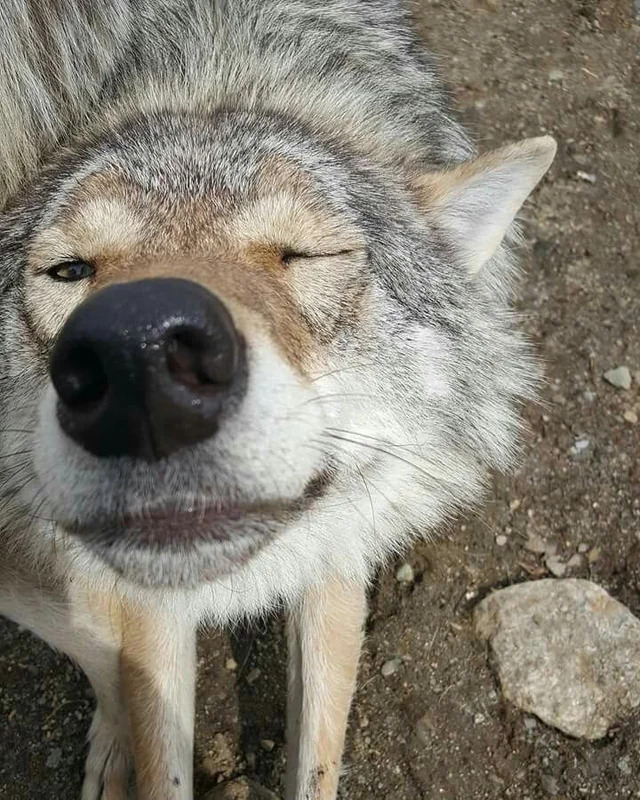
#> input picture Labwork/image_for_labwork/wolf.jpg, 640 x 800 px, found by its file name
$ jupyter execute --allow-errors lab8.ipynb
#> lines starting #> are read from the running program, lines starting #| are printed output that depends on the picture
#Labwork 8

[cell 1]
import numpy as np
from numba import cuda, jit, prange
import cv2
from time import time
import matplotlib.pyplot as plt

[cell 2]
# Load image
img = plt.imread('/content/wolf.jpg')
#> img is the input picture: shape (800, 640, 3); mean R, G, B 130.1, 125, 113.2
img2 = plt.imread('/content/wolf2.jpg')
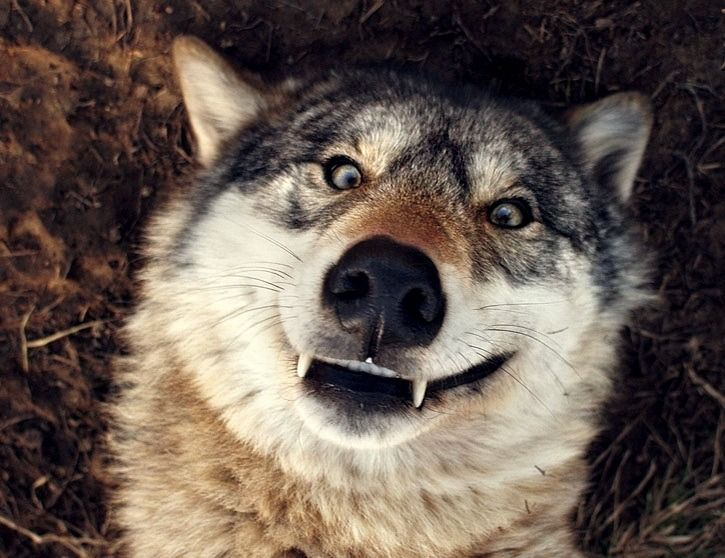
#> input picture Labwork/image_for_labwork/wolf2.jpg, 725 x 558 px, found by its file name
#> img2 is the input picture: shape (558, 725, 3); mean R, G, B 102.4, 89.1, 80.5

[cell 3]
# Display the original image
plt.figure(figsize=(10, 5))

plt.subplot(1, 2, 1)
plt.imshow(img)
plt.title('img')
plt.axis('off')

plt.subplot(1, 2, 2)
plt.imshow(img2)
plt.title('img2')
plt.axis('off')

plt.show()
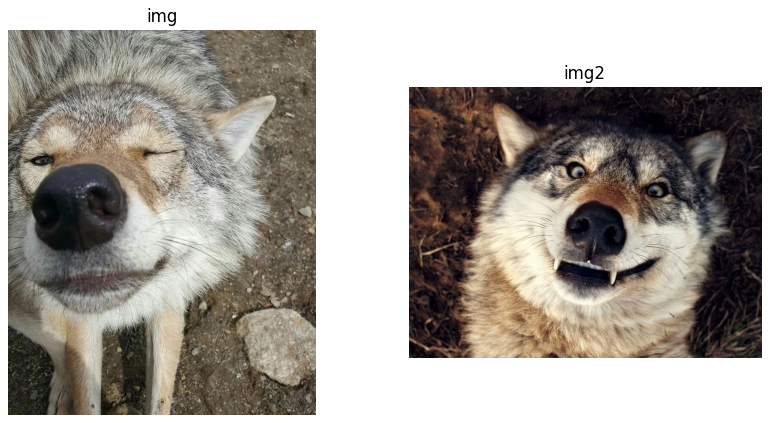
#> figure drawn by matplotlib, 2 panels

##Conversion kernel

[cell 4]
# [33 lines left out: function rgb2hsv_kernel, not called in this run]

[cell 5]
# [44 lines left out: function hsv2rgb_kernel, not called in this run]

## Conversion

[cell 6]
def rgb2hsv(rgb_image):
    height, width, _ = rgb_image.shape
#> height = 800; width = 640
    H = np.zeros((height, width), dtype=np.float32)
    S = np.zeros((height, width), dtype=np.float32)
    V = np.zeros((height, width), dtype=np.float32)

    # Allocate device arrays
    d_rgb_image = cuda.to_device(rgb_image)
    d_H = cuda.to_device(H)
    d_S = cuda.to_device(S)
    d_V = cuda.to_device(V)

    # Define the grid and block sizes
    threads_per_block = (16, 16)
    blocks_per_grid_x = (height + (threads_per_block[0] - 1)) // threads_per_block[0]
    blocks_per_grid_y = (width + (threads_per_block[1] - 1)) // threads_per_block[1]
    blocks_per_grid = (blocks_per_grid_x, blocks_per_grid_y)

    # Launch the kernel
    rgb2hsv_kernel[blocks_per_grid, threads_per_block](d_rgb_image, d_H, d_S, d_V)

    # Copy the results back to the host
    H = d_H.copy_to_host()
    S = d_S.copy_to_host()
    V = d_V.copy_to_host()

    return H, S, V
